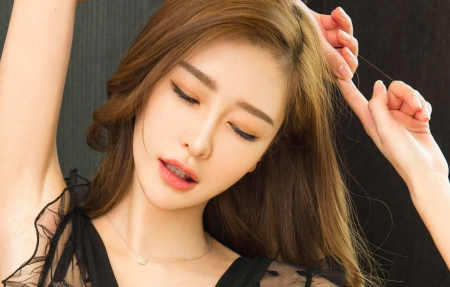
#> input picture Opencv/图片操作/hzz.jpg, 450 x 287 px
$ python '图片旋转.py'
#> lines starting #> are read from the running program, lines starting #| are printed output that depends on the picture
import cv2
import numpy as np
img = cv2.imread('hzz.jpg', 1)
#> img is the input picture: shape (287, 450, 3); mean B, G, R 87.2, 111.2, 141.2
cv2.imshow('src', img)
imgInfo = img.shape
#> imgInfo = (287, 450, 3)
dst = np.zeros(img.shape, np.uint8)
height = imgInfo[0]
#> height = 287
width = imgInfo[1]
#> width = 450
matRotate = cv2.getRotationMatrix2D((height*0.5, width*0.5), 45, 0.7)  #得到一个旋转矩阵 参数1.中心点 2.旋转角度 3.缩放系数
dst = cv2.warpAffine(img, matRotate, (height, width))
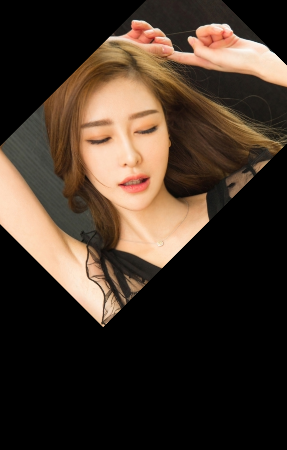
#> dst: shape (450, 287, 3); mean B, G, R 39.8, 51, 65.1
cv2.imshow('dst', dst)
cv2.waitKey(0)
